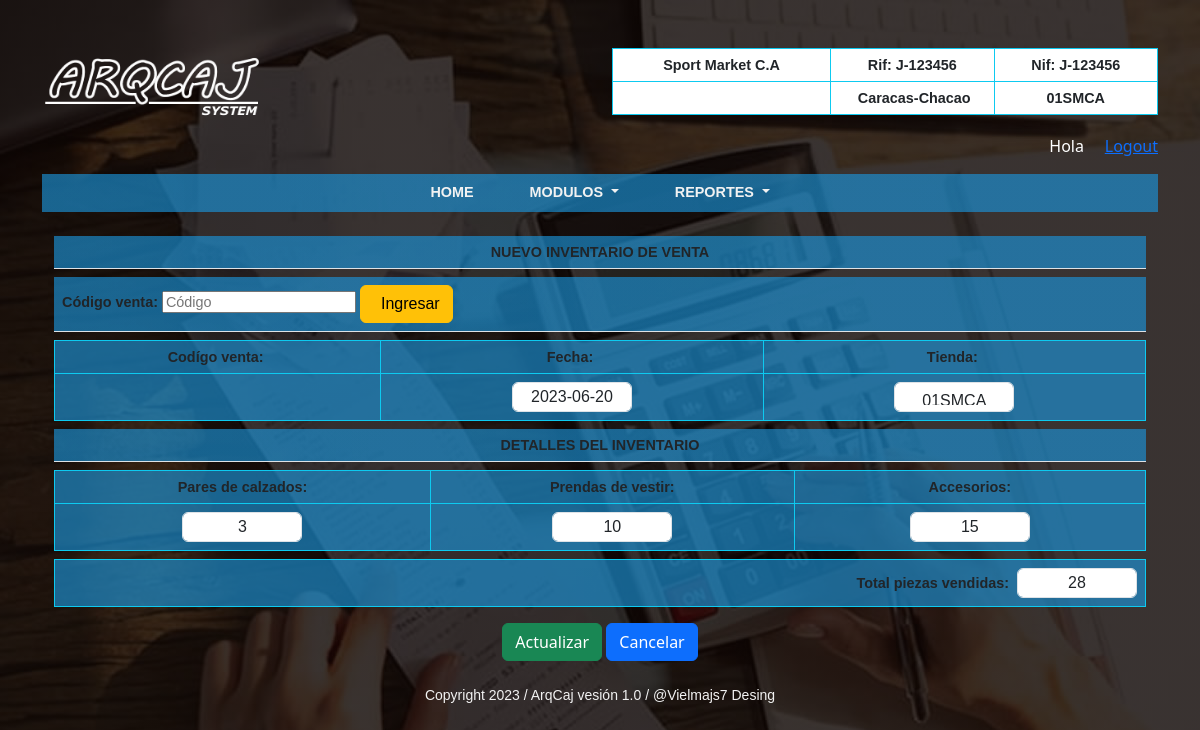
The page /Inventario/Inventario/editar/1 on the database its author committed.
### ProyectoWebAC/models.py (models this page shows)
class tienda(models.Model):
    user=models.ForeignKey(User, on_delete=models.CASCADE)
    codigo_tienda=models.CharField(max_length=6, null=False)
    razon=models.CharField(max_length=30, null=False)
    rif= models.CharField(max_length=12, null=False)
    nif= models.CharField(max_length=12, null=False)
    direccion= models.CharField(max_length=25, null=False)
    telf=models.CharField(max_length=30, null=True)
    redes=models.CharField(max_length=25, null=True)
    created=models.DateField(auto_now_add=True)
    update=models.DateField(auto_now_add=True)
    class Meta:
        verbose_name="Tienda"
        verbose_name_plural="Tiendas"
    def __str__(self):
        return self.codigo_tienda

### Inventario/models.py (models this page shows, shortened)
class inventario_ventas(models.Model):
    tienda_id=models.ForeignKey(tienda, on_delete=models.CASCADE)
    calzados=models.CharField(max_length=5, null=False)
    ropa=models.CharField(max_length=5, null=False)
    accesorios=models.CharField(max_length=5, null=False)
    piezas=models.CharField(max_length=10, null=False)
    procesado=models.BooleanField()
    created=models.DateField()
    update=models.DateField(auto_now_add=True)
    class Meta:
        verbose_name= "Inventario"
        verbose_name_plural="Inventarios"

### Inventario/views.py (the view, shortened to what this page needs)
# urls.py: path('Inventario/editar/<int:pk>', InventarioActualizar.as_view(template_name = "Inventario/actualizar.html"), name='Actualizar'),
class InventarioActualizar(SuccessMessageMixin, UpdateView):
    model = inventario_ventas
    form = inventario_ventas
    fields = "__all__"
    success_message = 'Inventario actualizado correctamente.'

### ArqueoCaja/context_processors.py (called while the page is built)
def arqueoView(request):
    arqueoset= arqueo.objects.filter(tienda=(1))
    return {'arqueoset': arqueoset}

### ProyectoWebAC/context_processors.py (called while the page is built)
def tiendaView(request):
    tiendaset= tienda.objects.filter(user=(1))
    tiendaall=tienda.objects.all()
    return {'tiendaset': tiendaset, 'tiendaall':tiendaall}

def cajaView(request):
    cajaset= caja.objects.filter(tienda=(1))
    return {'cajaset': cajaset}

def divisaView(request):
    divisaset= tasaDivisa.objects.filter(id=(1))
    return {'divisaset': divisaset}

def notaView(request):
    notaset= comunicado.objects.all()
    return {'notaset': notaset}

### Inventario/templates/Inventario/actualizar.html (shortened to what this page needs)
{% extends "ProyectoWebAC/baseII.html" %}
{% load static %}
{% load widget_tweaks %}
{% block content %}
<section>
  <header>
    <div class="container-lg mt-3">
      <table class="table my-2">
        <tr id="subtitulo">
          <th scope="col">
            <span>NUEVO INVENTARIO DE VENTA</span>
          </th>
        </tr>
      </table>
      <table class="table my-2">
        <tr>
          <th>
            <div align="left">
              <label>Código venta:</label>
              <input type="search" placeholder="Código">
              <button type="submit" class="btn btn-warning" style="padding-left: 20px;">Ingresar</button>
            </div>
          </th>
        </tr>
      </table>
      <form method="post" enctype="multipart/form-data" autocomplete="off">
        <table class="table my-2 table-bordered border-info">
          <thead>
            <tr id="tabla-formulario">
              <div class="form-group">
                <th>
                  <label class="txt_negrita">Codígo venta:</label>&nbsp;
                </th>
                <th>
                  <label for="created" class="txt_negrita">Fecha:</label>&nbsp;
                </th>
                <th>
                  <label for="tienda_id" class="txt_negrita">Tienda:</label>&nbsp;
                </th>
              </div>
            </tr>
            <tr>
              <div class="form-group">
                <th>
                </th>
              </div>
              <div class="form-group">
                <th>
                  <label>{{form.created|add_class:"form-control"}}</label>
                </th>
              </div>
              <div class="form-group">
                <th>
                  <label>{{form.tienda_id|add_class:"form-control"}}</label>
                </th>
              </div>
            </tr>
          </thead>
        </table>
        <table class="table my-2">
          <thead>
            <tr id="subtitulo">
              <th>
                <span>DETALLES DEL INVENTARIO</span>
              </th>
            </tr>
          </thead>
        </table>
        <table class="table my-2 table-bordered border-info">
          <tr id="tabla-formulario">
            <div class="form-group">
              <th>
                <label for="calzados" class="txt_negrita">Pares de calzados:</label>
              </th>
              <th>
                <label for="ropa" class="txt_negrita">Prendas de vestir:</label>
              </th>
              <th>
                <label for="accesorios" class="txt_negrita">Accesorios:</label>
              </th>
            </div>
          </tr>
          <tr>
            <div class="form-group">
              <th>
                <label>{{form.calzados|add_class:"form-control" }}</label>
              </th>
            </div>
            <div class="form-group">
              <th>
                <label>{{form.ropa|add_class:"form-control" }}</label>
              </th>
            </div>
            <div class="form-group">
              <th>
                <label>{{form.accesorios|add_class:"form-control" }}</label>
              </th>
            </div>
        </table>
        <table class="table my-2 table-bordered border-info">
          <tr  id="tabla-formulario">
            <div class="form-group">
              <th style="text-align: right;">
                <label for="piezas" class="txt_negrita">Total piezas vendidas:</label>&nbsp;
                <label>{{form.piezas|add_class:"form-control" }}</label>
              </th>
            </div>
           </tr>
        </table>
        <div align="center" class="btn_crear my-3">
          <button type="submit" class="btn btn-success">Actualizar</button>
          <a href="{% url 'Inventario' %}" type="submit" class="btn btn-primary">Cancelar</a>
        </div>
      </form>
  </header>
</section>
{% endblock %}

### ProyectoWebAC/templates/ProyectoWebAC/baseII.html (shortened to what this page needs)
<html lang="es">
<head>
    {% load static %}
    {% load widget_tweaks %}
    <link href="https://cdn.jsdelivr.net/npm/bootstrap@5.3.0-alpha3/dist/css/bootstrap.min.css" rel="stylesheet">
    <link href= "{% static 'ProyectoWebAC/css/app.css' %}" rel="stylesheet">
</head>
<body>
    <div class="container text-expanded">
      <div class="row align-items-start">
        <div class="col mt-5">
          <figure>
            <img src="{% static 'ProyectoWebAC/img/Logo II.png' %}" style="width: 230px; height: 70px">
          </figure>
        </div>
        <div class="col mt-5 text-expanded">
          <table class="table table-bordered table-responsive border-info">
            <thead>
               {% for t in tiendaset %}
                <tr>
                  <td width="40%">{{t.razon}}</td>
                  <td width="30%">Rif:&nbsp;{{t.rif}}</td>
                  <td width="30%">Nif:&nbsp;{{t.nif}}</td>
                </tr>
                <tr>
                  <td></td>
                  <td>&nbsp;{{t.direccion}}</td>
                  <td>{{t.codigo_tienda}}</td>
                </tr>
               {% endfor %}
            </thead>
          </table>
        </div>
        <div class="text-white" style="text-align:right; margin-right:80px">
          <label name="usuario">Hola &nbsp;{{user.first_name}} &nbsp;
            <a href="{% url 'Cerrar_sesion' %}">Logout</a>
          </label>
        </div>
      </div>
    </div>
    <div class="container my-3">
      <nav class="navbar navbar-expand-lg py-sm-0">
          <ul class="navbar-nav mx-auto">
              <li class="nav-item px-lg-4">
                  <a class="nav-link text-uppercase" href="{% url 'Home' %}">Home</a>
              </li>
              <li class="nav-item dropdown px-lg-3">
                <a class="nav-link text-uppercase dropdown-toggle" href="#" role="button" data-bs-toggle="dropdown" aria-expanded="false">
                  Modulos
                </a>
            </li>
              <li class="nav-item dropdown px-lg-4">
                  <a class="nav-link text-uppercase dropdown-toggle" href="#" role="button" data-bs-toggle="dropdown" aria-expanded="false">
                    Reportes
                  </a>
              </li>
          </ul>
      </nav>
  </div>
  <div class="container my-4">
    {% block content %}
    {% endblock %}
  </div>
    <footer>
      <div class="container text-expanded my-4" id="pie">
          <label><small>Copyright 2023 / ArqCaj vesión 1.0 / @Vielmajs7 Desing</small></label>
      </div>
    </footer>
  </body>
</html>

### ProyectoWebAC/static/ProyectoWebAC/css/app.css (style rules this page uses)
body { background: linear-gradient(rgba(14, 6, 4, 0.82), rgba(14, 6, 4, 0.82)), url("../img/Fondo.jpg"); background-attachment: fixed; background-position: center; background-size: cover; }
.navbar { background: linear-gradient(rgba(27, 147, 216, 0.65), rgba(27, 147, 216, 0.65)); }
.nav-link { font-family: Verdana, Geneva, Tahoma, sans-serif; font-weight: bold; font-size: 0.9em; color: rgb(242, 242, 242); }
.table { font-family: Verdana, Geneva, Tahoma, sans-serif; text-align: center; font-weight: bold; font-size: 0.9em; color: rgb(242, 242, 242); }
.table th { background: linear-gradient(rgba(27, 147, 216, 0.65), rgba(27, 147, 216, 0.65)); }
#pie { font-family: Verdana, Geneva, Tahoma, sans-serif; font-size:1.0em; text-align: center; color: rgb(242, 242, 242); }
.form-control { text-align: center; width: 120px; height: 30px; }

### rows shown on the page
tienda: razon "Sport Market C.A", rif "J-123456", nif "J-123456", direccion "Caracas-Chacao", codigo_tienda "01SMCA"
inventario_ventas: created "2023-06-20", tienda_id "01SMCA", calzados "3", ropa "10", accesorios "15", piezas "28"
